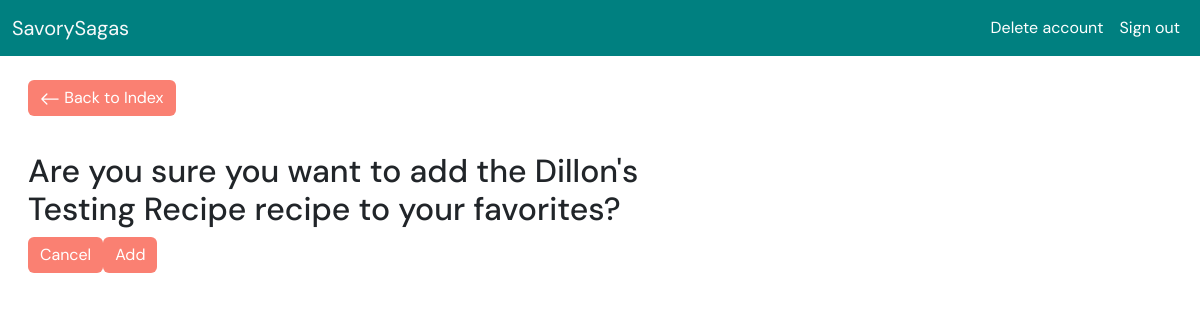
Page /favorites/add-favorite.php?recipe_id=21 (signed in) on the earlier database version.
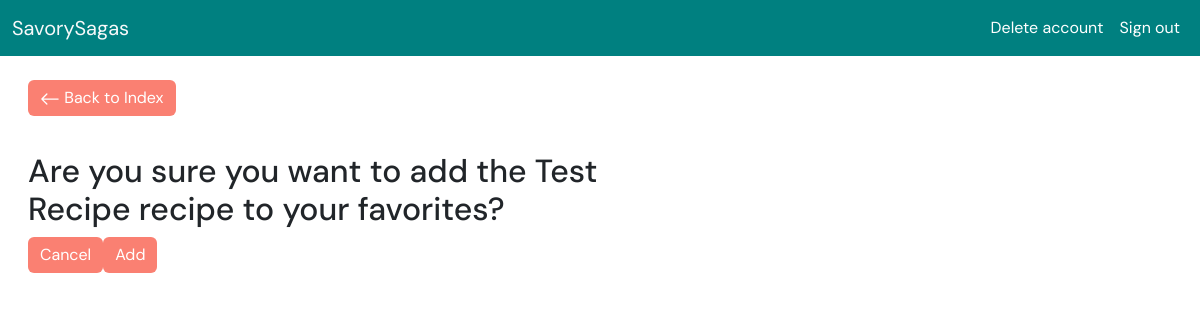
Same page on the later database version.
### tables this page shows
CREATE TABLE `recipes` (
  `recipe_ID` int(10) UNSIGNED NOT NULL,
  `user_ID` int(10) UNSIGNED NOT NULL,
  `recipe_name` varchar(100) NOT NULL,
  `category_ID` tinyint(4) UNSIGNED NOT NULL,
  `prep_time_minutes` tinyint(3) UNSIGNED NOT NULL,
  `cook_time_minutes` tinyint(3) UNSIGNED NOT NULL,
  `servings` tinyint(4) UNSIGNED NOT NULL,
  `image` varchar(255) NOT NULL COMMENT 'File Path',
  `view_count` int(11) UNSIGNED NOT NULL
);

### utils/SQLfunctions.php (called while the page is built, shortened)
<?php
function fetchRecipes($db)
{
    try {
        $sql = "SELECT
                    recipes.recipe_ID AS id,
                    recipes.recipe_name AS name,
                    recipes.image,
                    users.name AS author
                FROM
                    recipes
                INNER JOIN
                    users
                ON
                    recipes.user_ID = users.user_ID";
        $stmt = $db->query($sql);
        $recipes = $stmt->fetchAll();
        return $recipes;
    } catch (Exception $e) {
        echo "Error fetching recipes: " . $e->getMessage();
        return [];
    }
}

### favorites/add-favorite.php (the view, shortened to what this page needs)
<?php
include_once('../utils/functions.php');
include_once('../utils/SQLfunctions.php');
require_once('../db.php');
if (!isset($_SESSION['signedIn'])) {
  alert();
  die('You do not have permission to access this page');
} else {
  $id = $_GET['recipe_id'];
  $recipes = fetchRecipes($db);
  $recipe = getRecipe($recipes, $id);
  $title = 'Add a Recipe';
  ?>
  <!doctype html>
  <html lang="en">
  <head>
    <?= getHead($title); ?>
  </head>
  <body>
    <nav class="navbar navbar-expand-lg navbar-light mb-2 turqoise">
      <?= getNav(); ?>
    </nav>
    <main>
      <div class="container">
        <div class="row">
          <div id="btns">
            <a href="index.php" class="btn btn-secondary update-btn">
              <svg xmlns="http://www.w3.org/2000/svg" width="20" height="20" fill="currentColor" class="bi bi-arrow-left"
                viewBox="0 0 16 16">
                <path fill-rule="evenodd"
                  d="M15 8a.5.5 0 0 0-.5-.5H2.707l3.147-3.146a.5.5 0 1 0-.708-.708l-4 4a.5.5 0 0 0 0 .708l4 4a.5.5 0 0 0 .708-.708L2.707 8.5H14.5A.5.5 0 0 0 15 8" />
              </svg>
              Back to Index
            </a>
            <br><br><br>
          </div>
          <h2>Are you sure you want to add the <?= $recipe['name']; ?> recipe to your favorites?</h2>
          <div class="d-flex btns" id="btn-box-<?= $recipe['id'] ?>">
            <form method="POST" action="add-favorite.php?recipe_id=<?= $recipe['id'] ?>">
              <a href="index.php" class="btn btn-secondary update-btn">Cancel</a>
              <button type="submit" class="btn btn-secondary update-btn">Add</button>
            </form>
          </div>
        </div>
      </div>
    </main>
  </body>
  </html>
<?php } ?>

Differences in the rows shown:
changed recipes: recipe_name "Dillon's Testing Recipe" → "Test Recipe"
